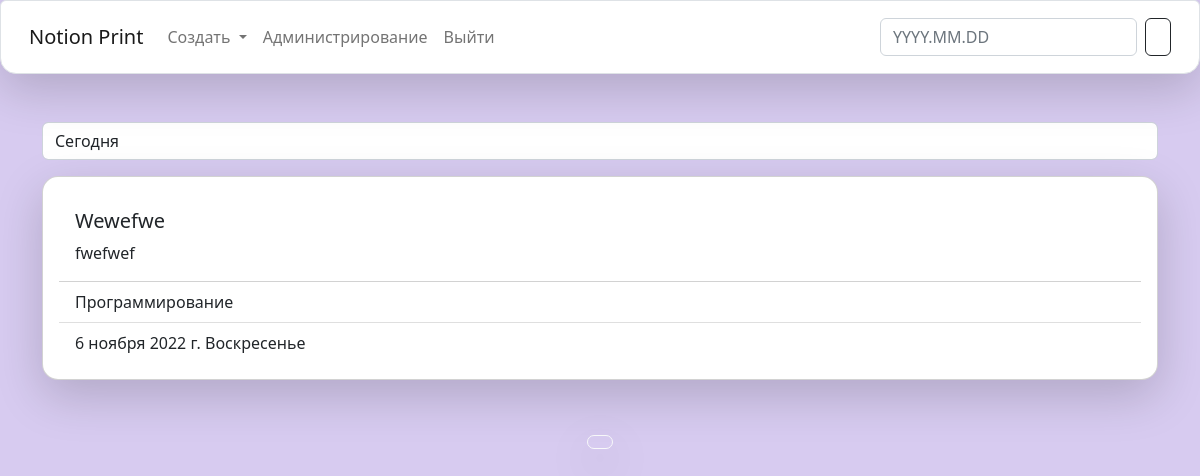
Before: / (signed in) with the older database file.
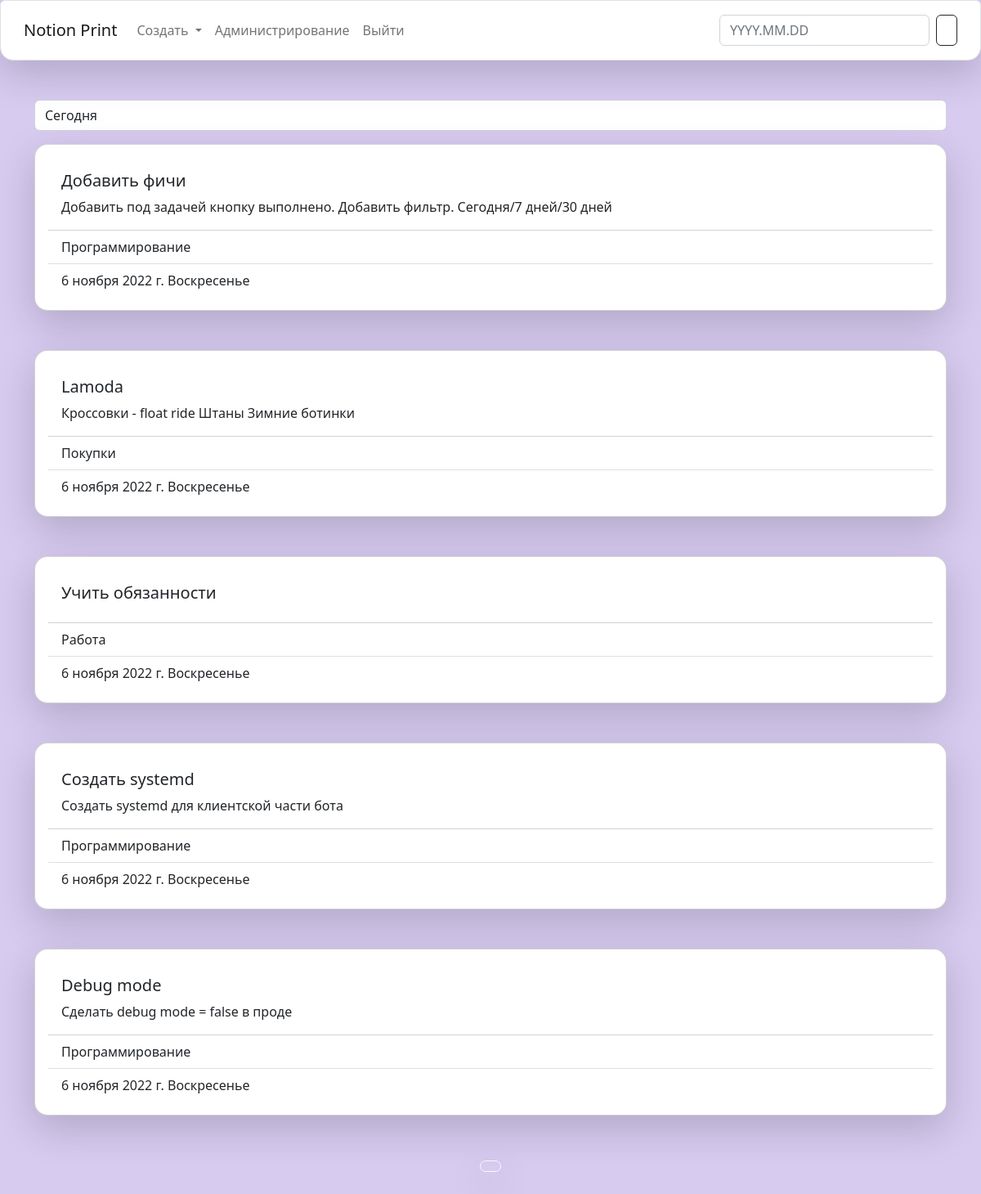
After: the same page with the newer database file.
### Notion/models.py (models this page shows, shortened)
class Task(models.Model):
    title = models.CharField(max_length=255, db_index=True, verbose_name='Заголовок задачи')
    content = models.TextField(blank=True, verbose_name='Текст задачи')
    created_at = models.DateTimeField(auto_now_add=True, verbose_name='Создано')
    update_at = models.DateTimeField(auto_now=True, verbose_name='Изменено')
    appoint_to = models.DateField(verbose_name='Назначено на')
    photo = models.ImageField(upload_to='photos/%Y/%m/%d/',blank=True, verbose_name='Прикрепленное фото')
    active = models.BooleanField(default=True, verbose_name='Активна')
    typing = models.ForeignKey('Typing', on_delete=models.PROTECT, null=True, verbose_name='Тип задачи')
    class Meta:
        verbose_name = 'Задача'
        verbose_name_plural = 'Задачи'
        ordering = ['-created_at']

class Typing(models.Model):
    title = models.CharField(max_length=255, db_index=True, verbose_name='Тип задачи')
    def __str__(self) -> str:
        return self.title
    class Meta:
        verbose_name = 'Тип'
        verbose_name_plural = 'Типы'
        ordering = ['title']

### Notion/views.py (the view)
# urls.py: path('', Home.as_view(), name='home')
class Home(LoginRequiredMixin, ListView):
    model = Task
    template_name = 'Notion/home.html'
    login_url = '/login/'
    context_object_name = 'task_list'
    def get_context_data(self, **kwargs):
        context = super().get_context_data(**kwargs)
        context['weekday'] = get_weekday(self.current_date)
        context['now_date'] = get_now_date()
        return context
    def get(self, request, *args, **kwargs) -> HttpResponse:
        self.current_date = request.GET.get('search', get_now_date())
        return super().get(request, *args, **kwargs)
    def get_queryset(self):
        return Task.objects.filter(active=True, appoint_to=self.current_date).select_related('typing')

### Notion/templatetags/custom_filters.py (called while the page is built)
@register.simple_tag(name = 'get_categories')
def get_categories(task_list):
    if len(task_list)!=0:
        return str(task_list[0].appoint_to)
    return False

@register.simple_tag(name= 'get_dates')
def get_dates(now, period):
    now_date = datetime.strptime(now, "%Y-%m-%d")
    print('Now date: ',now_date)
    match period:
        case 'week':
            return f"?appoint_to__gte=2022-10-30&amp;appoint_to__lt=2022-11-07"
        case 'month':
            return f"?appoint_to__gte=2022-11-01&amp;appoint_to__lt=2022-12-01"
        case 'year':
            return f"?appoint_to__gte=2022-01-01&amp;appoint_to__lt=2023-01-01"

### Notion/views.py (called while the page is built)
def get_now_date():
    return datetime.today().strftime('%Y-%m-%d')

def get_weekday(date):
    match datetime.isoweekday(datetime.strptime(date, "%Y-%m-%d")):
        case 1: return 'Понедельник'
        case 2: return 'Вторник'
        case 3: return 'Среда'
        case 4: return 'Четверг'
        case 5: return 'Пятница'
        case 6: return 'Суббота'
        case 7: return 'Воскресенье'

### Notion/templates/Notion/home.html (shortened to what this page needs)
{% extends 'base.html' %}
{% block container %}
<div class="container">
    {% include 'Notion/include/_datebar.html' %}
    {% for task in task_list %}
    <div class="card mt-3 shadow-lg p-3 mb-5 bg-body rounded-4">
        <div class="card-body">
            <h5 class="card-title">{{task.title|capfirst}}</h5>
            <p class="card-text">{{task.content|safe}}</p>
        </div>
        <ul class="list-group list-group-flush">
            <li class="list-group-item">{{task.typing|capfirst}}</li>
            <li class="list-group-item">{{task.appoint_to}} {{weekday}}</li>
        </ul>
    </div>
{% endfor %}
    <div class="row">
        <div class="col text-center">
        {% include 'Notion/include/_button_print.html' %}
        </div>
    </div>
</div>
{% endblock %}

### templates/base.html (shortened to what this page needs)
<!doctype html>
{% load static %}
<html lang="ru">
    <head>
        <link href="https://cdn.jsdelivr.net/npm/bootstrap@5.2.1/dist/css/bootstrap.min.css" rel="stylesheet">
    </head>
    <body style="background-color: #D7CBF0;">
        {% if request.user.is_authenticated %}{% include 'include/_navbar.html' %}{% endif %}
        {% block container %}{% endblock %}
    </body>
</html>

### templates/include/_navbar.html (shortened to what this page needs)
{% load static %}
<nav class="navbar navbar-expand-lg bg-light rounded-top rounded-4 border border-1 shadow-lg p-3 mb-5 bg-body rounded">
  <div class="container-fluid">
    <a class="navbar-brand" href="/">
      Notion Print</a>
    <div class="collapse navbar-collapse" id="navbarTogglerDemo02">
      <ul class="navbar-nav me-auto mb-2 mb-lg-0">
          <li class="nav-item dropdown">
          <a class="nav-link dropdown-toggle" href="#" role="button" data-bs-toggle="dropdown" aria-expanded="false">
            Создать
          </a>
        <li class="nav-item">
          <a class="nav-link" href="{% url 'admin:index'%}">
            Администрирование</a>
        </li>
        <li class="nav-item">
          <a class="nav-link" href="{% url 'logout'%}">
          Выйти</a>
        </li>
      </ul>
      <form action="{% url 'home' %}" class="d-flex" role="search">
        <input class="dateinput form-control me-2" type="text" name="search" placeholder="YYYY.MM.DD" required="" aria-label="Search">
        <button class="btn btn-outline-dark" type="submit">
        </button>
      </form>
    </div>
  </div>
</nav>
<link rel="stylesheet" href="https://cdnjs.cloudflare.com/ajax/libs/bootstrap-datepicker/1.4.1/css/bootstrap-datepicker3.css"/>

### Notion/templates/Notion/include/_datebar.html (shortened to what this page needs)
{% load custom_filters %}
<div>
    <select onchange="javascript:window.location = this.options[this.selectedIndex].value;" class="select form-control">
        <option selected="" value="?">Сегодня</option>
    </select>
</div>

### Notion/templates/Notion/include/_button_print.html (shortened to what this page needs)
{% load static %}
{% load custom_filters %}
{%get_categories task_list as print_date%}
{% if print_date != False %}
<form action="{% url 'print' %}" class="m-auto mb-5" role="date" method="get">
    <button class="btn btn-outline-light shadow-lg rounded-4" type="submit">
    </button>
</form>
{% endif %}
<link rel="stylesheet" href="https://cdnjs.cloudflare.com/ajax/libs/bootstrap-datepicker/1.4.1/css/bootstrap-datepicker3.css"/>

Changed rows visible on the page:
removed Task: title "Wewefwe", content "fwefwef", typing "Программирование", appoint_to "6 ноября 2022 г.", weekday "Воскресенье"
added Task: title "Добавить фичи", content "Добавить под задачей кнопку выполнено. Добавить фильтр. Сегодня/7 дней/30 дней", typing "Программирование", appoint_to "6 ноября 2022 г.", weekday "Воскресенье"
added Task: title "Lamoda", content "Кроссовки - float ride Штаны Зимние ботинки", typing "Покупки", appoint_to "6 ноября 2022 г.", weekday "Воскресенье"
added Task: title "Учить обязанности", typing "Работа", appoint_to "6 ноября 2022 г.", weekday "Воскресенье"
added Task: title "Создать systemd", content "Создать systemd для клиентской части бота", typing "Программирование", appoint_to "6 ноября 2022 г.", weekday "Воскресенье"
added Task: title "Debug mode", content "Сделать debug mode = false в проде", typing "Программирование", appoint_to "6 ноября 2022 г.", weekday "Воскресенье"
